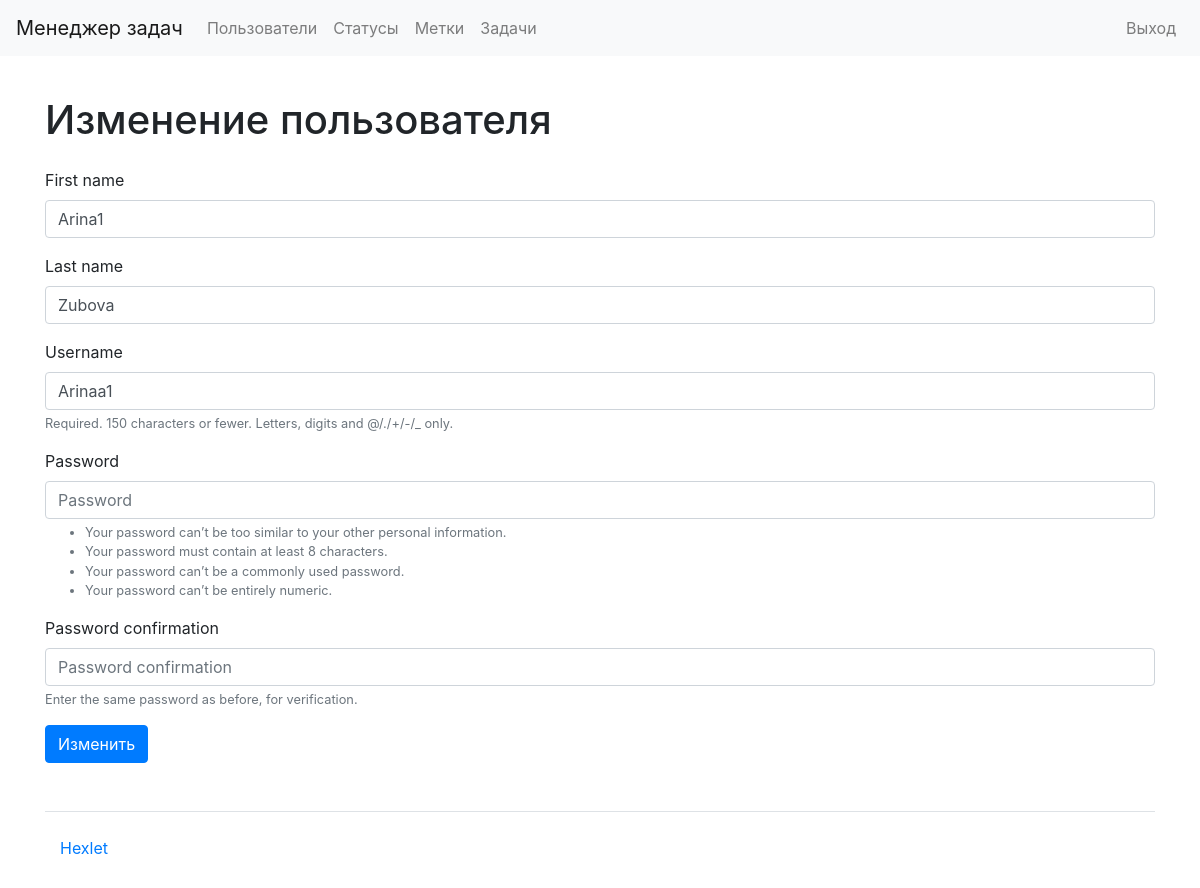
Screenshot of /users/11/update/ (signed in) with the database file from the repository.
### users/models.py (models this page shows)
class User(AbstractUser):
    pass

### users/views.py (the view, shortened to what this page needs)
# urls.py: path('<int:pk>/update/', views.UserUpdateView.as_view(), name='user_update'),
class UserUpdateView(LoginRequiredMixin, UserPassesTestMixin, SuccessMessageMixin, UpdateView):
    model = User
    form_class = UserForm
    template_name = 'users/edit.html'
    success_url = reverse_lazy('users_list')
    success_message = _("User was updated successfully")
    login_url = reverse_lazy('login')
    def test_func(self):
        user = self.get_object()
        return user.id == self.request.user.id
    def get_context_data(self, **kwargs):
        context = super().get_context_data(**kwargs)
        context["title"] = _("Edit the user")
        context["button"] = _("Update")
        return context

### users/forms.py
class UserForm(UserCreationForm):
    class Meta:
        model = User
        fields = ['first_name', 'last_name', 'username']

### users/templates/users/edit.html (shortened to what this page needs)
{% extends "base.html" %}
{% load bootstrap4 %}
{% load i18n %}
{% block content %}
<h1 class="my-4">{{ title }}</h1>
<form method="post" class="form">
  {% bootstrap_form form %}
  {% buttons %}<button type="submit" class="btn btn-primary">{{ button }}</button>{% endbuttons %}
</form>
{% endblock%}

### rows the page displays
User: first_name "Arina1", last_name "Zubova", username "Arinaa1"

### other values shown
{{ title }} "Изменение пользователя"
{{ button }} "Изменить"
